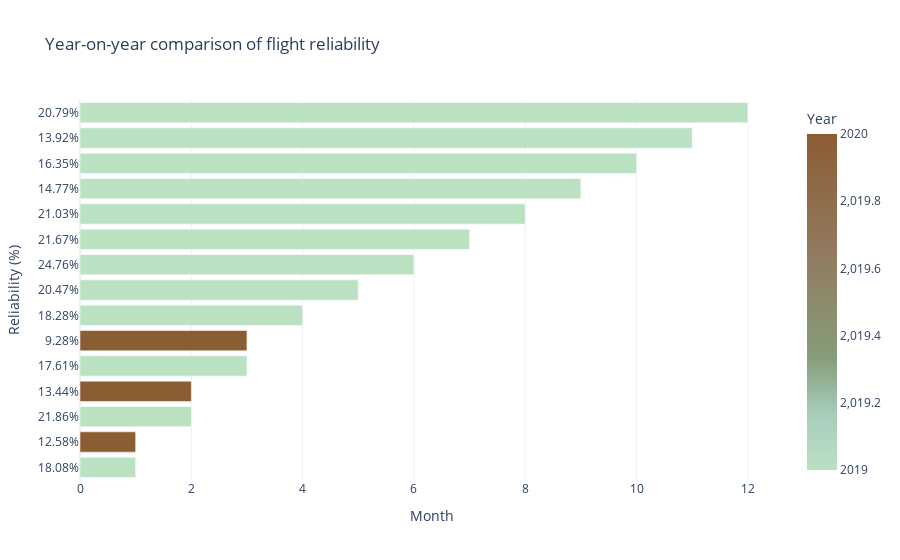

Notebook code for this chart:
### Code cell
yoy_comparision_fig = px.bar(
    data_frame=yoy_comparision_to_plot_df.stack().reset_index(),  # Konwersja do postaci, która jest obsługiwana przez Plotly
    x='month',
    y='reliability',
    color='year',
    color_continuous_scale=color_list,
    title="Year-on-year comparison of flight reliability",
    labels={"year": "Year", 'reliability': "Reliability (%)", 'month': "Month"},
    template = 'plotly_white',
)

yoy_comparision_fig.show()

### Figure 1 — Plotly figure (JSON) as saved in the notebook; plotly's stock layout.template omitted (floating-point values rounded to 4 significant figures)
{"data": [{"alignmentgroup": "True", "hovertemplate": "Month=%{x}<br>Reliability (%)=%{y}<br>Year=%{marker.color}<extra></extra>", "legendgroup": "", "marker": {"color": [2019, 2020, 2019, 2020, 2019, 2020, 2019, 2019, 2019, 2019, 2019, 2019, 2019, 2019, 2019], "coloraxis": "coloraxis", "pattern": {"shape": ""}}, "name": "", "offsetgroup": "", "orientation": "h", "showlegend": false, "textposition": "auto", "type": "bar", "x": [1, 1, 2, 2, 3, 3, 4, 5, 6, 7, 8, 9, 10, 11, 12], "xaxis": "x", "y": ["18.08%", "12.58%", "21.86%", "13.44%", "17.61%", "9.28%", "18.28%", "20.47%", "24.76%", "21.67%", "21.03%", "14.77%", "16.35%", "13.92%", "20.79%"], "yaxis": "y"}], "layout": {"barmode": "relative", "coloraxis": {"colorbar": {"title": {"text": "Year"}}, "colorscale": [[0, "#bbe1c3"], [0.1667, "#a7cdbd"], [0.3333, "#869d7a"], [0.5, "#8c8b6c"], [0.6667, "#91785d"], [0.8333, "#8e6b48"], [1, "#8b5d33"]]}, "legend": {"tracegroupgap": 0}, "title": {"text": "Year-on-year comparison of flight reliability"}, "xaxis": {"anchor": "y", "domain": [0, 1], "title": {"text": "Month"}}, "yaxis": {"anchor": "x", "domain": [0, 1], "title": {"text": "Reliability (%)"}}}}
